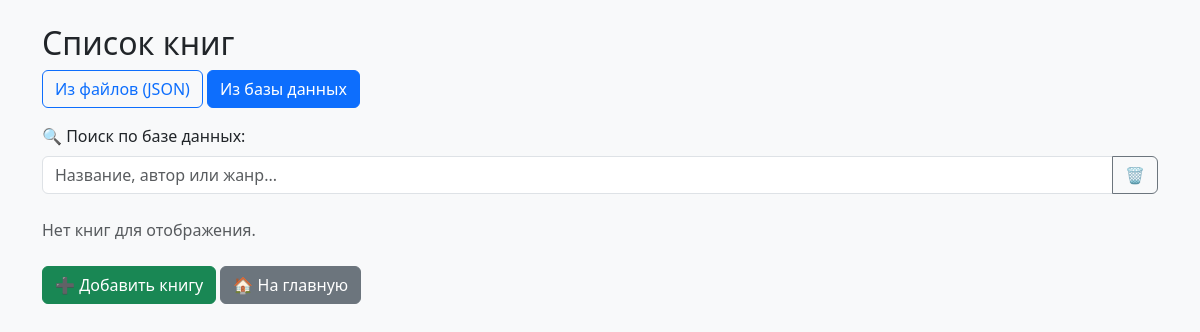
/books/?source=db, run on an earlier commit of the app's database.
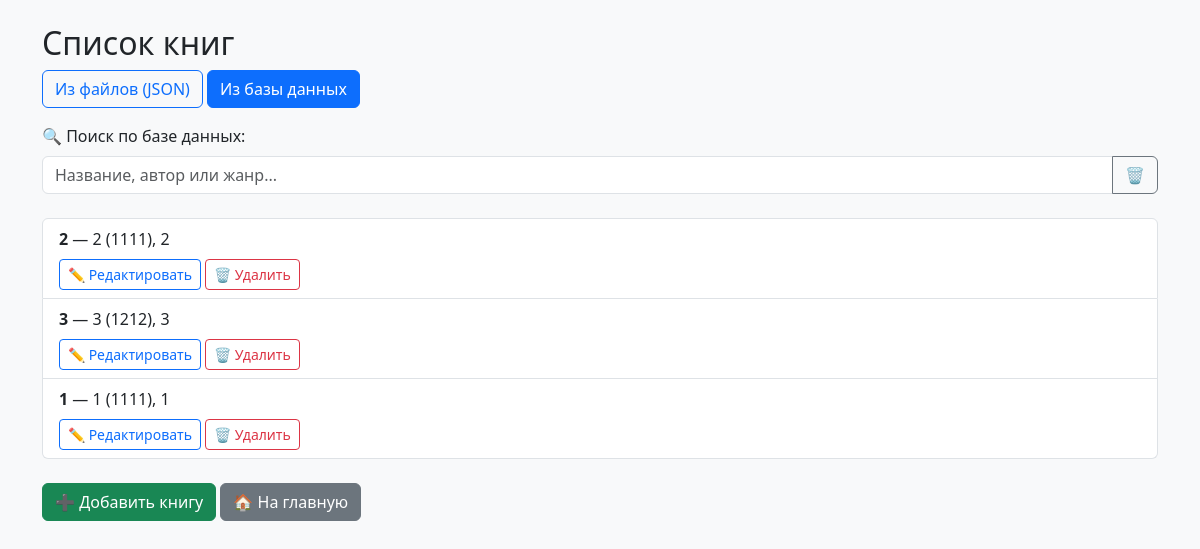
And on a later commit of the database.
### articles/models.py (models this page shows)
class Book(models.Model):
    title = models.CharField(max_length=200, verbose_name="Название книги")
    author = models.CharField(max_length=100, verbose_name="Автор")
    year = models.IntegerField(verbose_name="Год издания")
    genre = models.CharField(max_length=50, verbose_name="Жанр")
    class Meta:
        verbose_name = "Книга"
        verbose_name_plural = "Книги"
        unique_together = ('title', 'author', 'year')

### articles/views.py (the view, shortened to what this page needs)
# urls.py: path('books/', views.books_list, name='books_list'),
def books_list(request):
    theme = get_theme(request)
    source = request.GET.get('source', 'file')
    books = []
    if source == 'db':
        books = Book.objects.all()
    response = render(request, 'articles/books_list.html', {
        'books': books,
        'theme': theme,
        'source': source
    })
    response.set_cookie('theme', theme, max_age=30*24*60*60)
    return response

### articles/views.py (called while the page is built)
def get_theme(request):
    if request.GET.get('theme') in ['light', 'dark']:
        return request.GET['theme']
    theme = request.COOKIES.get('theme', 'light')
    return theme if theme in ['light', 'dark'] else 'light'

### articles/templates/articles/books_list.html (shortened to what this page needs)
<!DOCTYPE html>
<html lang="ru">
<head>
    <link href="https://cdn.jsdelivr.net/npm/bootstrap@5.3.0/dist/css/bootstrap.min.css" rel="stylesheet">
</head>
<body class="bg-light">
    <div class="container mt-4">
        <h2>Список книг</h2>
        <div class="mb-3">
            <a href="{% url 'books_list' %}?source=file" class="btn btn-outline-primary {% if source != 'db' %}active{% endif %}">
                Из файлов (JSON)
            </a>
            <a href="{% url 'books_list' %}?source=db" class="btn btn-outline-primary {% if source == 'db' %}active{% endif %}">
                Из базы данных
            </a>
        </div>
        {% if source == 'db' %}
          <div class="mb-4">
            <label for="search-input" class="form-label">🔍 Поиск по базе данных:</label>
            <div class="input-group">
              <input type="text" id="search-input" class="form-control" placeholder="Название, автор или жанр...">
              <button class="btn btn-outline-secondary" type="button"
                onclick="document.getElementById('search-input').value=''; document.getElementById('search-results').innerHTML='';">
                🗑️
              </button>
            </div>
          </div>
        {% endif %}
        {% if books %}
          <ul class="list-group">
            {% for book in books %}
              <li class="list-group-item">
                <strong>{{ book.title }}</strong> — {{ book.author }} ({{ book.year }}), {{ book.genre }}
                {% if source == 'db' %}
                  <div class="mt-2">
                    <a href="{% url 'edit_book' book.id %}" class="btn btn-sm btn-outline-primary">✏️ Редактировать</a>
                    <a href="{% url 'delete_book_db' book.id %}" class="btn btn-sm btn-outline-danger"
                       onclick="return confirm('Удалить книгу «{{ book.title }}»?')">
                      🗑️ Удалить
                    </a>
                  </div>
                {% endif %}
              </li>
            {% endfor %}
          </ul>
        {% else %}
          <p class="text-muted">Нет книг для отображения.</p>
        {% endif %}
        <div class="mt-4">
            <a href="{% url 'add_book' %}" class="btn btn-success">➕ Добавить книгу</a>
            <a href="{% url 'home' %}" class="btn btn-secondary">🏠 На главную</a>
        </div>
    </div>
</body>
</html>

What changed in the data, as far as the page shows it:
added Book: title "2", author "2", year "1111", genre "2"
added Book: title "3", author "3", year "1212", genre "3"
added Book: title "1", author "1", year "1111", genre "1"
Also different on the page:
text no longer shown: "Нет книг для отображения."
